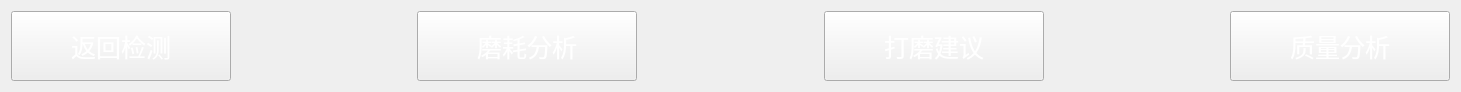
           <widget class="QWidget" name="layoutWidget">
            <property name="geometry">
             <rect>
              <x>10</x>
              <y>870</y>
              <width>1461</width>
              <height>72</height>
             </rect>
            </property>
            <layout class="QHBoxLayout" name="horizontalLayout_31">
             <item>
              <widget class="QPushButton" name="btn_returnCheckInterface">
               <property name="minimumSize">
                <size>
                 <width>220</width>
                 <height>70</height>
                </size>
               </property>
               <property name="font">
                <font>
                 <family>黑体</family>
                 <pointsize>19</pointsize>
                </font>
               </property>
               <property name="styleSheet">
                <string notr="true">border-image: url(:/SCRail/importData/ImageFolder/button/returnCheck.png);
color: rgb(255, 255, 255);
</string>
               </property>
               <property name="text">
                <string>返回检测</string>
               </property>
              </widget>
             </item>
             <item>
              <spacer name="horizontalSpacer_23">
               <property name="orientation">
                <enum>Qt::Horizontal</enum>
               </property>
               <property name="sizeHint" stdset="0">
                <size>
                 <width>178</width>
                 <height>37</height>
                </size>
               </property>
              </spacer>
             </item>
             <item>
              <widget class="QPushButton" name="btn_abraAnalysis2">
               <property name="minimumSize">
                <size>
                 <width>220</width>
                 <height>70</height>
                </size>
               </property>
               <property name="font">
                <font>
                 <family>黑体</family>
                 <pointsize>19</pointsize>
                </font>
               </property>
               <property name="styleSheet">
                <string notr="true">color: rgb(255, 255, 255);
border-image: url(:/SCRail/Resources/ImageFolder/n2.png);
</string>
               </property>
               <property name="text">
                <string>磨耗分析</string>
               </property>
              </widget>
             </item>
             <item>
              <spacer name="horizontalSpacer_29">
               <property name="orientation">
                <enum>Qt::Horizontal</enum>
               </property>
               <property name="sizeHint" stdset="0">
                <size>
                 <width>178</width>
                 <height>37</height>
                </size>
               </property>
              </spacer>
             </item>
             <item>
              <widget class="QPushButton" name="btn_grindAdvice2">
               <property name="minimumSize">
                <size>
                 <width>220</width>
                 <height>70</height>
                </size>
               </property>
               <property name="font">
                <font>
                 <family>黑体</family>
                 <pointsize>19</pointsize>
                </font>
               </property>
               <property name="styleSheet">
                <string notr="true">color: rgb(255, 255, 255);
border-image: url(:/SCRail/Resources/ImageFolder/n2.png);
</string>
               </property>
               <property name="text">
                <string>打磨建议</string>
               </property>
              </widget>
             </item>
             <item>
              <spacer name="horizontalSpacer_25">
               <property name="orientation">
                <enum>Qt::Horizontal</enum>
               </property>
               <property name="sizeHint" stdset="0">
                <size>
                 <width>176</width>
                 <height>37</height>
                </size>
               </property>
              </spacer>
             </item>
             <item>
              <widget class="QPushButton" name="btn_qualityAnalysis2">
               <property name="minimumSize">
                <size>
                 <width>220</width>
                 <height>70</height>
                </size>
               </property>
               <property name="font">
                <font>
                 <family>黑体</family>
                 <pointsize>19</pointsize>
                </font>
               </property>
               <property name="styleSheet">
                <string notr="true">color: rgb(255, 255, 255);
border-image: url(:/SCRail/Resources/ImageFolder/n2.png);
</string>
               </property>
               <property name="text">
                <string>质量分析</string>
               </property>
              </widget>
             </item>
            </layout>
           </widget>
